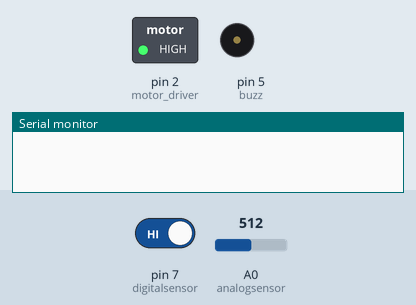
Bench run of a sketch on a simulated Arduino Uno, built with avr-gcc and run on an emulated ATmega328P. On the bench: switched loads named in the sketch (green lamp = pin HIGH), buzzer (waves = sounding, pin HIGH), the last lines printed to the serial monitor. The test bench sets the inputs (shaded band); at power-on: pin 7 (digitalsensor) HIGH, A0 (analogsensor) = 512.

Above: at 1.8 s.
1.9 s: pin 7 (digitalsensor) driven LOW
At 2.4 s:
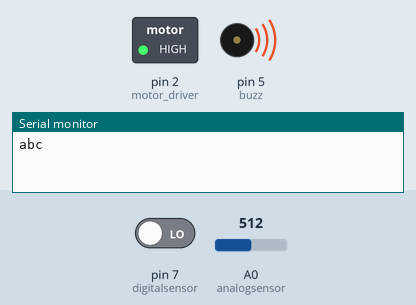
At 5.2 s:
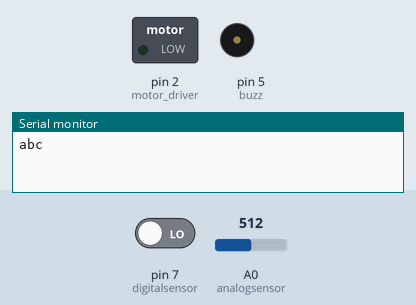
Timing chart, 0 to 6.7 s (numbered marks = the images above; inputs shaded):
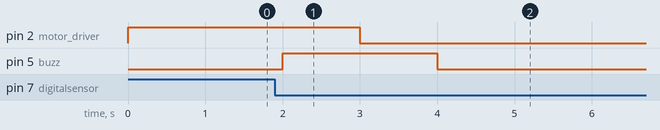

Measured:
- after the input at 1.9 s, pin 2 (motor_driver): HIGH → LOW after 1.1 s; pin 5 (buzz): LOW → HIGH after 0.10 s, → LOW 2.0 s later

The sketch:

Arduino_code_alcohol_sensor.ino
```cpp
int digitalsensor = 7;
int analogsensor=A0;
int motor_driver=2;
int buzz=5;
void setup() {
  pinMode(digitalsensor,INPUT);
  pinMode(motor_driver,OUTPUT);
  pinMode(buzz,OUTPUT);
  Serial.begin(9600);

}

void loop() {
  bool digital= digitalRead(digitalsensor);
  int analog=analogRead(analogsensor);
  if(digital==0)
  {
    Serial.println("abc");
    digitalWrite(buzz,HIGH);
    delay(1000);
    digitalWrite(motor_driver,LOW);
    delay(1000);
    digitalWrite(buzz,LOW);
    delay(20000);
  }
  else
  {
    digitalWrite(motor_driver,HIGH);
    digitalWrite(buzz,LOW);
  }
  delay(1000);
}
```
